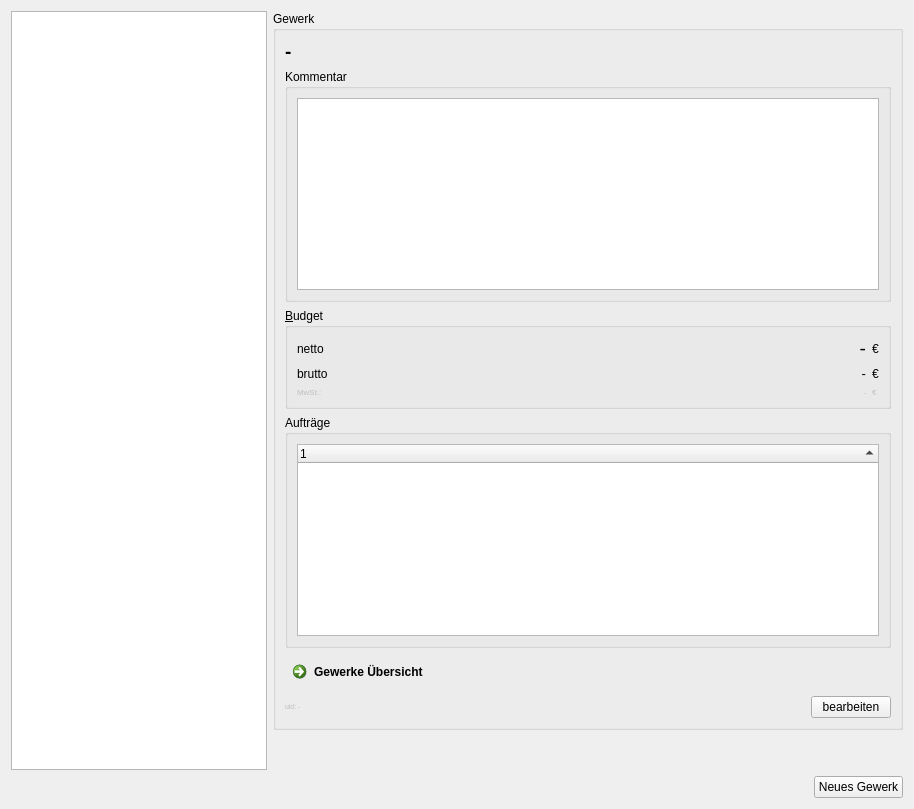
        <widget class="QWidget" name="tab_trades_table">
         <attribute name="title">
          <string>Gewerke</string>
         </attribute>
         <layout class="QVBoxLayout" name="verticalLayout">
          <item>
           <layout class="QHBoxLayout" name="horizontalLayout_15">
            <item>
             <widget class="QTableWidget" name="tableWidget_trades">
              <property name="enabled">
               <bool>true</bool>
              </property>
              <property name="autoFillBackground">
               <bool>false</bool>
              </property>
              <property name="alternatingRowColors">
               <bool>true</bool>
              </property>
              <property name="selectionMode">
               <enum>QAbstractItemView::SingleSelection</enum>
              </property>
              <property name="selectionBehavior">
               <enum>QAbstractItemView::SelectRows</enum>
              </property>
              <property name="textElideMode">
               <enum>Qt::ElideRight</enum>
              </property>
              <property name="horizontalScrollMode">
               <enum>QAbstractItemView::ScrollPerPixel</enum>
              </property>
              <property name="showGrid">
               <bool>true</bool>
              </property>
              <property name="sortingEnabled">
               <bool>true</bool>
              </property>
              <attribute name="horizontalHeaderStretchLastSection">
               <bool>true</bool>
              </attribute>
             </widget>
            </item>
            <item>
             <layout class="QVBoxLayout" name="verticalLayout_18">
              <item>
               <widget class="QGroupBox" name="groupBox_5">
                <property name="sizePolicy">
                 <sizepolicy hsizetype="Maximum" vsizetype="Preferred">
                  <horstretch>0</horstretch>
                  <verstretch>0</verstretch>
                 </sizepolicy>
                </property>
                <property name="minimumSize">
                 <size>
                  <width>630</width>
                  <height>0</height>
                 </size>
                </property>
                <property name="title">
                 <string>Gewerk</string>
                </property>
                <layout class="QVBoxLayout" name="verticalLayout_19">
                 <item>
                  <widget class="QLabel" name="label_trade_name">
                   <property name="font">
                    <font>
                     <pointsize>14</pointsize>
                     <weight>75</weight>
                     <bold>true</bold>
                    </font>
                   </property>
                   <property name="text">
                    <string>-</string>
                   </property>
                  </widget>
                 </item>
                 <item>
                  <widget class="QGroupBox" name="groupBox_comment">
                   <property name="title">
                    <string>Kommentar</string>
                   </property>
                   <layout class="QFormLayout" name="formLayout_6">
                    <item row="0" column="0" colspan="2">
                     <widget class="QTextEdit" name="textEdit_trade_comment">
                      <property name="readOnly">
                       <bool>true</bool>
                      </property>
                     </widget>
                    </item>
                   </layout>
                  </widget>
                 </item>
                 <item>
                  <widget class="QGroupBox" name="groupBox_job_sum_3">
                   <property name="title">
                    <string>&amp;Budget</string>
                   </property>
                   <layout class="QGridLayout" name="gridLayout_11">
                    <item row="2" column="0">
                     <widget class="QLabel" name="label_w_tax_7">
                      <property name="text">
                       <string>brutto</string>
                      </property>
                     </widget>
                    </item>
                    <item row="2" column="4">
                     <widget class="QLabel" name="label_currency_26">
                      <property name="sizePolicy">
                       <sizepolicy hsizetype="Maximum" vsizetype="Preferred">
                        <horstretch>0</horstretch>
                        <verstretch>0</verstretch>
                       </sizepolicy>
                      </property>
                      <property name="maximumSize">
                       <size>
                        <width>16777215</width>
                        <height>16777215</height>
                       </size>
                      </property>
                      <property name="text">
                       <string>€</string>
                      </property>
                     </widget>
                    </item>
                    <item row="3" column="4">
                     <widget class="QLabel" name="label_currency_27">
                      <property name="enabled">
                       <bool>false</bool>
                      </property>
                      <property name="sizePolicy">
                       <sizepolicy hsizetype="Maximum" vsizetype="Preferred">
                        <horstretch>0</horstretch>
                        <verstretch>0</verstretch>
                       </sizepolicy>
                      </property>
                      <property name="maximumSize">
                       <size>
                        <width>16777215</width>
                        <height>16777215</height>
                       </size>
                      </property>
                      <property name="font">
                       <font>
                        <pointsize>6</pointsize>
                       </font>
                      </property>
                      <property name="text">
                       <string>€</string>
                      </property>
                     </widget>
                    </item>
                    <item row="3" column="1" colspan="3">
                     <widget class="QLabel" name="label_trade_budget_VAT_amount">
                      <property name="enabled">
                       <bool>false</bool>
                      </property>
                      <property name="font">
                       <font>
                        <pointsize>6</pointsize>
                       </font>
                      </property>
                      <property name="text">
                       <string>-</string>
                      </property>
                      <property name="alignment">
                       <set>Qt::AlignRight|Qt::AlignTrailing|Qt::AlignVCenter</set>
                      </property>
                     </widget>
                    </item>
                    <item row="1" column="0">
                     <widget class="QLabel" name="label_net_7">
                      <property name="text">
                       <string>netto</string>
                      </property>
                     </widget>
                    </item>
                    <item row="2" column="1" colspan="3">
                     <widget class="QLabel" name="label_trade_budget_w_VAT">
                      <property name="font">
                       <font>
                        <pointsize>10</pointsize>
                       </font>
                      </property>
                      <property name="text">
                       <string>-</string>
                      </property>
                      <property name="alignment">
                       <set>Qt::AlignRight|Qt::AlignTrailing|Qt::AlignVCenter</set>
                      </property>
                     </widget>
                    </item>
                    <item row="1" column="4">
                     <widget class="QLabel" name="label_currency_25">
                      <property name="sizePolicy">
                       <sizepolicy hsizetype="Maximum" vsizetype="Preferred">
                        <horstretch>0</horstretch>
                        <verstretch>0</verstretch>
                       </sizepolicy>
                      </property>
                      <property name="maximumSize">
                       <size>
                        <width>16777215</width>
                        <height>16777215</height>
                       </size>
                      </property>
                      <property name="text">
                       <string>€</string>
                      </property>
                     </widget>
                    </item>
                    <item row="3" column="0">
                     <widget class="QLabel" name="label_VAT_7">
                      <property name="enabled">
                       <bool>false</bool>
                      </property>
                      <property name="font">
                       <font>
                        <pointsize>6</pointsize>
                       </font>
                      </property>
                      <property name="text">
                       <string>MwSt.:</string>
                      </property>
                     </widget>
                    </item>
                    <item row="1" column="1" colspan="3">
                     <widget class="QLabel" name="label_trade_budget">
                      <property name="font">
                       <font>
                        <pointsize>14</pointsize>
                       </font>
                      </property>
                      <property name="text">
                       <string>-</string>
                      </property>
                      <property name="alignment">
                       <set>Qt::AlignRight|Qt::AlignTrailing|Qt::AlignVCenter</set>
                      </property>
                     </widget>
                    </item>
                   </layout>
                  </widget>
                 </item>
                 <item>
                  <widget class="QGroupBox" name="groupBox_14">
                   <property name="title">
                    <string>Aufträge</string>
                   </property>
                   <layout class="QVBoxLayout" name="verticalLayout_13">
                    <item>
                     <widget class="QTreeWidget" name="treeWidget_trade_invoices_by_job">
                      <property name="alternatingRowColors">
                       <bool>true</bool>
                      </property>
                      <property name="sortingEnabled">
                       <bool>true</bool>
                      </property>
                      <property name="expandsOnDoubleClick">
                       <bool>false</bool>
                      </property>
                      <column>
                       <property name="text">
                        <string notr="true">1</string>
                       </property>
                      </column>
                     </widget>
                    </item>
                   </layout>
                  </widget>
                 </item>
                 <item>
                  <layout class="QHBoxLayout" name="horizontalLayout_33">
                   <item>
                    <widget class="QCommandLinkButton" name="commandLinkButton_trades_ov">
                     <property name="text">
                      <string>Gewerke Übersicht</string>
                     </property>
                    </widget>
                   </item>
                   <item>
                    <spacer name="horizontalSpacer_10">
                     <property name="orientation">
                      <enum>Qt::Horizontal</enum>
                     </property>
                     <property name="sizeHint" stdset="0">
                      <size>
                       <width>40</width>
                       <height>20</height>
                      </size>
                     </property>
                    </spacer>
                   </item>
                  </layout>
                 </item>
                 <item>
                  <layout class="QHBoxLayout" name="horizontalLayout_17">
                   <item>
                    <widget class="QLabel" name="label_trade_uid">
                     <property name="enabled">
                      <bool>false</bool>
                     </property>
                     <property name="sizePolicy">
                      <sizepolicy hsizetype="Preferred" vsizetype="Maximum">
                       <horstretch>0</horstretch>
                       <verstretch>0</verstretch>
                      </sizepolicy>
                     </property>
                     <property name="font">
                      <font>
                       <pointsize>5</pointsize>
                      </font>
                     </property>
                     <property name="text">
                      <string>uid: -</string>
                     </property>
                     <property name="alignment">
                      <set>Qt::AlignLeading|Qt::AlignLeft|Qt::AlignVCenter</set>
                     </property>
                    </widget>
                   </item>
                   <item>
                    <widget class="QPushButton" name="pushButton_edit_trade">
                     <property name="sizePolicy">
                      <sizepolicy hsizetype="Maximum" vsizetype="Fixed">
                       <horstretch>0</horstretch>
                       <verstretch>0</verstretch>
                      </sizepolicy>
                     </property>
                     <property name="text">
                      <string>bearbeiten</string>
                     </property>
                    </widget>
                   </item>
                  </layout>
                 </item>
                </layout>
               </widget>
              </item>
              <item>
               <spacer name="verticalSpacer_5">
                <property name="orientation">
                 <enum>Qt::Vertical</enum>
                </property>
                <property name="sizeHint" stdset="0">
                 <size>
                  <width>20</width>
                  <height>40</height>
                 </size>
                </property>
               </spacer>
              </item>
             </layout>
            </item>
           </layout>
          </item>
          <item>
           <layout class="QVBoxLayout" name="verticalLayout_companies_table_2">
            <item>
             <layout class="QHBoxLayout" name="horizontalLayout_8">
              <item>
               <spacer name="horizontalSpacer_5">
                <property name="orientation">
                 <enum>Qt::Horizontal</enum>
                </property>
                <property name="sizeHint" stdset="0">
                 <size>
                  <width>40</width>
                  <height>20</height>
                 </size>
                </property>
               </spacer>
              </item>
              <item>
               <widget class="QPushButton" name="pushButton_new_trade">
                <property name="text">
                 <string>Neues Gewerk</string>
                </property>
               </widget>
              </item>
             </layout>
            </item>
           </layout>
          </item>
         </layout>
        </widget>
